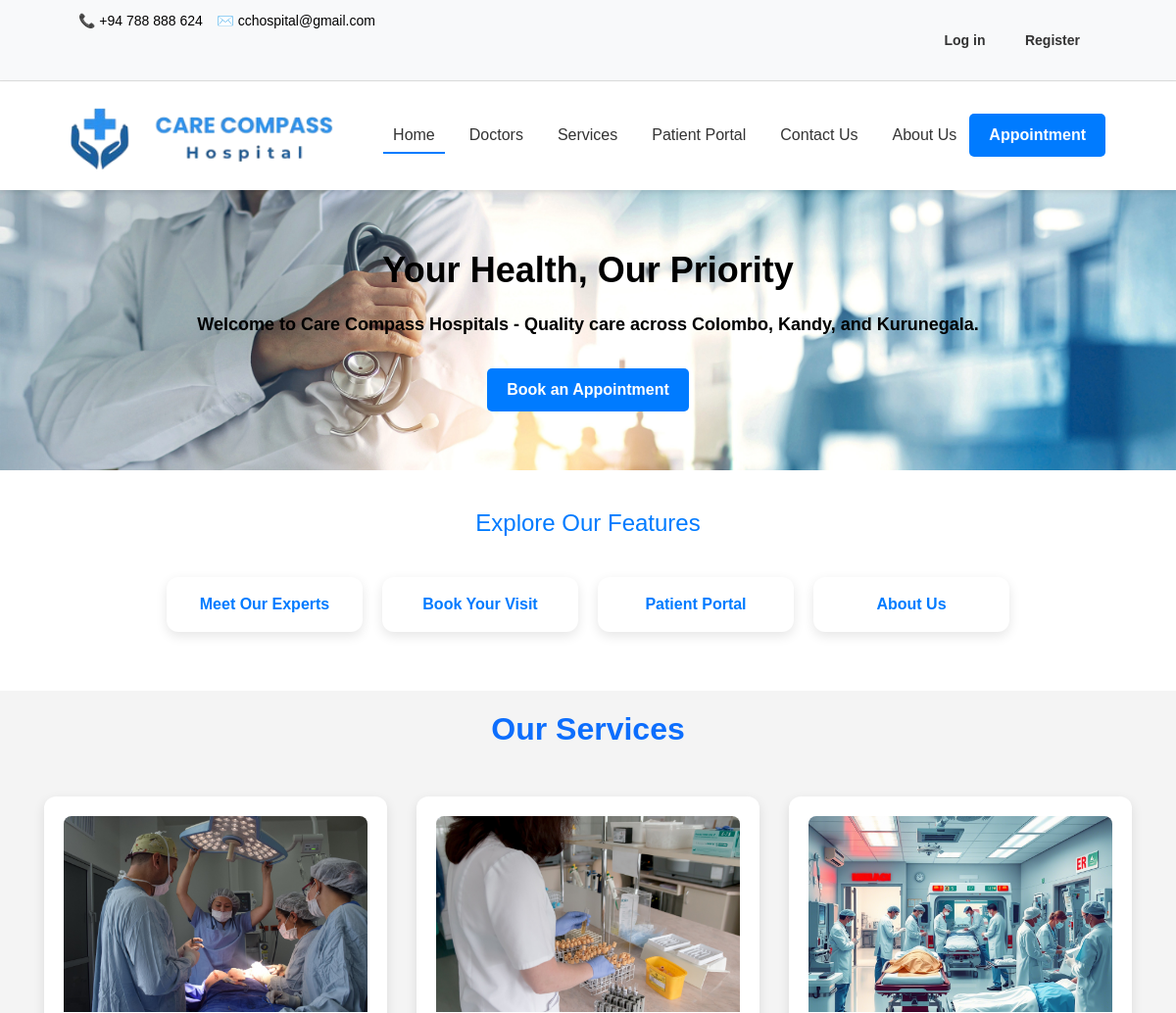
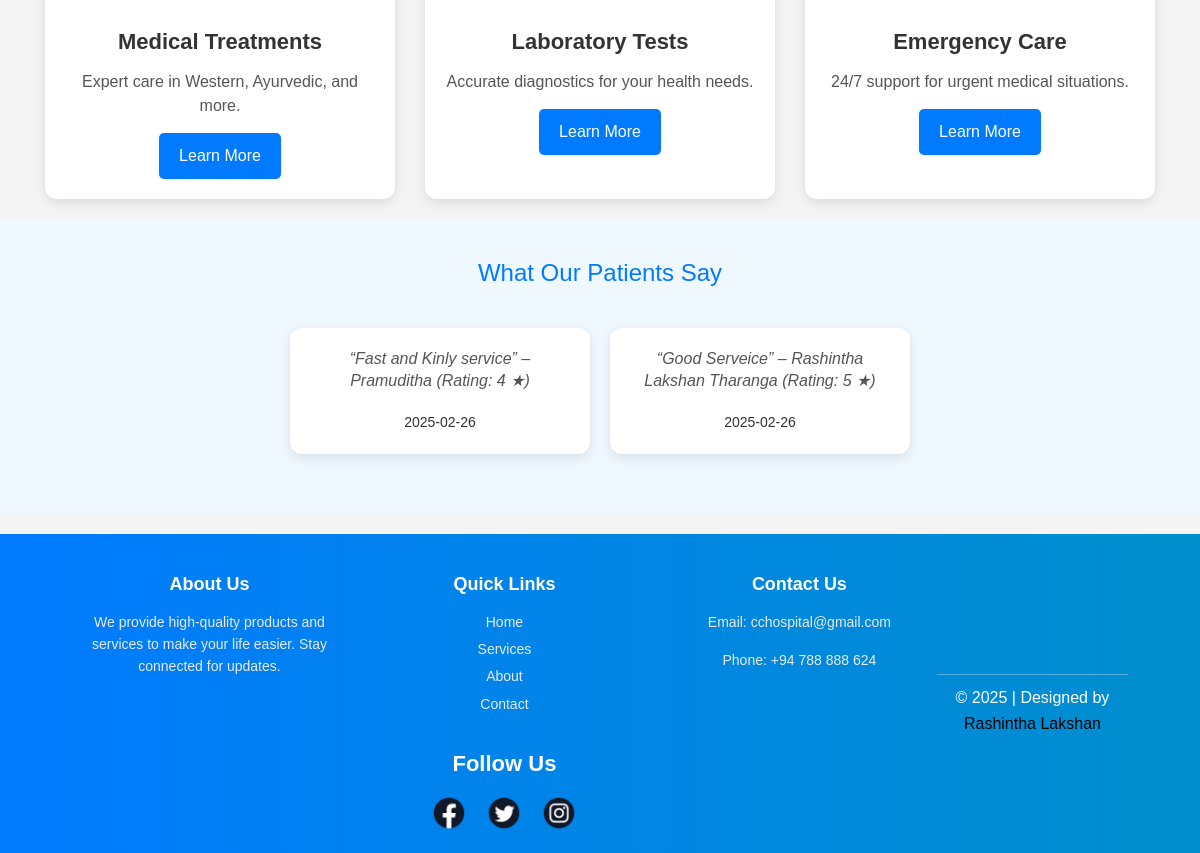
The page / on the database its author committed (2 pictures, top to bottom).
### tables this page shows
CREATE TABLE IF NOT EXISTS `feedback` (
  `id` int NOT NULL AUTO_INCREMENT,
  `user_id` int NOT NULL,
  `role` varchar(20) NOT NULL,
  `feedback_text` text NOT NULL,
  `rating` int NOT NULL,
  `created_at` timestamp NULL DEFAULT CURRENT_TIMESTAMP,
  PRIMARY KEY (`id`),
  KEY `user_id` (`user_id`)
);

CREATE TABLE IF NOT EXISTS `users` (
  `id` int NOT NULL AUTO_INCREMENT,
  `username` varchar(50) NOT NULL,
  `password` varchar(255) NOT NULL,
  `role` enum('admin','staff','patient') DEFAULT 'patient',
  `email` varchar(100) NOT NULL,
  `name` varchar(100) NOT NULL,
  `mobile` varchar(20) NOT NULL,
  PRIMARY KEY (`id`)
);

### index.php (the view, shortened to what this page needs)
<?php
include 'includes/db_connect.php';
$feedback_limit = 3;
$sql_feedback = "SELECT f.feedback_text, f.rating, f.created_at, u.name
                 FROM feedback f
                 LEFT JOIN users u ON f.user_id = u.id
                 ORDER BY f.created_at DESC
                 LIMIT ?";
$stmt = mysqli_prepare($conn, $sql_feedback);
mysqli_stmt_bind_param($stmt, "i", $feedback_limit);
mysqli_stmt_execute($stmt);
$result = mysqli_stmt_get_result($stmt);
$feedback = [];
if ($result) {
    while ($row = mysqli_fetch_assoc($result)) {
        $feedback[] = $row;
    }
} else {
    echo "Error fetching feedback: " . mysqli_error($conn);
}
?>
<!DOCTYPE html>
<html lang="en">
<head>
    <link href="https://cdn.jsdelivr.net/npm/bootstrap@5.3.0-alpha1/dist/css/bootstrap.min.css" rel="stylesheet">
    <link rel="stylesheet" href="assets/css/styles.css">
</head>
<body>
    <header>
        <div class="top-bar">
            <div class="container">
                <div class="contact-info">
                    <a href="tel:+94788888624">📞 +94 788 888 624</a>
                    <a href="mailto:cchospital@gmail.com">✉️ cchospital@gmail.com</a>
                </div>
                <nav class="top-nav">
                    <a href="auth/login.php">Log in</a>
                    <a href="auth/register.php">Register</a>
                </nav>
            </div>
        </div>
        <nav class="navbar">
            <div class="container">
                <a class="navbar-brand" href="index.php">
                    <img src="assets/images/cchlogo.png" alt="Care Compass Hospital" width="300">
                </a>
                <div class="nav-links">
                    <a href="index.php" class="active">Home</a>
                    <a href="doctors.php">Doctors</a>
                    <a href="services.php">Services</a>
                    <a href="patient/gateway.php">Patient Portal</a>
                    <a href="contact.php">Contact Us</a>
                    <a href="about.php">About Us</a>
                </div>
                <a href="patient/appointments.php" class="btn">Appointment</a>
            </div>
        </nav>
    </header>
    <section class="hero">
        <div class="hero-content">
            <h2>Your Health, Our Priority</h2>
            <p>Welcome to Care Compass Hospitals - Quality care across Colombo, Kandy, and Kurunegala.</p>
            <a href="patient/appointments.php" class="btn">Book an Appointment</a>
        </div>
    </section>
    <section class="key-links">
        <h2>Explore Our Features</h2>
        <div class="links-container">
            <a href="doctors.php" class="link-box">Meet Our Experts</a>
            <a href="patient/appointments.php" class="link-box">Book Your Visit</a>
            <a href="patient/gateway.php" class="link-box">Patient Portal</a>
            <a href="about.php" class="link-box">About Us</a>
        </div>
    </section>
    <section class="services">
        <h2>Our Services</h2>
        <div class="service-container">
            <div class="service-box">
                <img src="assets/images/surgery.jpg" alt="Medical Treatments">
                <h3>Medical Treatments</h3>
                <p>Expert care in Western, Ayurvedic, and more.</p>
                <a href="services.php#Western Medicine">Learn More</a>
            </div>
            <div class="service-box">
                <img src="assets/images/lab.jpg" alt="Laboratory Tests">
                <h3>Laboratory Tests</h3>
                <p>Accurate diagnostics for your health needs.</p>
                <a href="services.php#Blood Tests">Learn More</a>
            </div>
            <div class="service-box">
                <img src="assets/images/emergencty.png" alt="Emergency Care">
                <h3>Emergency Care</h3>
                <p>24/7 support for urgent medical situations.</p>
                <a href="services.php#Emergency Care">Learn More</a>
            </div>
        </div>
    </section>
    <section class="testimonials">
        <h2>What Our Patients Say</h2>
        <div class="testimonial-container">
            <?php if (empty($feedback)): ?>
                <p class="text-center">No feedback available yet.</p>
            <?php else: ?>
                <?php foreach ($feedback as $item): ?>
                    <div class="testimonial-box">
                        <p>“<?php echo htmlspecialchars($item['feedback_text']); ?>” – <?php echo htmlspecialchars($item['name']); ?> (Rating: <?php echo $item['rating']; ?> ★)</p>
                        <small><?php echo date('Y-m-d', strtotime($item['created_at'])); ?></small>
                    </div>
                <?php endforeach; ?>
            <?php endif; ?>
        </div>
    </section>
    <footer class="footer">
        <div class="container">
            <div class="footer-content">
                <div class="footer-section about">
                    <h2>About Us</h2>
                    <p>We provide high-quality products and services to make your life easier. Stay connected for updates.</p>
                </div>
                <div class="footer-section links">
                    <h2>Quick Links</h2>
                    <ul>
                        <li><a href="index.php">Home</a></li>
                        <li><a href="services.php">Services</a></li>
                        <li><a href="about.php">About</a></li>
                        <li><a href="contact.php">Contact</a></li>
                    </ul>
                </div>
                <div class="footer-section contact">
                    <h2>Contact Us</h2>
                    <p>Email: cchospital@gmail.com</p>
                    <p>Phone: +94 788 888 624</p>
                </div>
                <div class="footer-section social">
                    <h2>Follow Us</h2>
                    <div class="social-media">
                        <a href="https://www.facebook.com/share/15zxU44JMz/?mibextid=wwXIfr"><img src="assets/images/facebook.png" alt="Facebook"></a>
                        <a href="https://x.com/Rash_lakshan?t=GwXPhZpm9inpAfr3paZRwQ&s=08"><img src="assets/images/twitter.png" alt="Twitter"></a>
                        <a href="#"><img src="assets/images/instagram.png" alt="Instagram"></a>
                    </div>
                </div>
            </div>
            <div class="footer-bottom">
                <p>© 2025 | Designed by <a href="https://www.linkedin.com/in/rashintha-lakshan-a14842291/">Rashintha Lakshan</a></p>
            </div>
        </div>
    </footer>
</body>
</html>

### rows shown on the page
feedback: feedback_text "Fast and Kinly service", user.name "Pramuditha", rating "4", created_at "2025-02-26"
feedback: feedback_text "Good Serveice", user.name "Rashintha Lakshan Tharanga", rating "5", created_at "2025-02-26"
